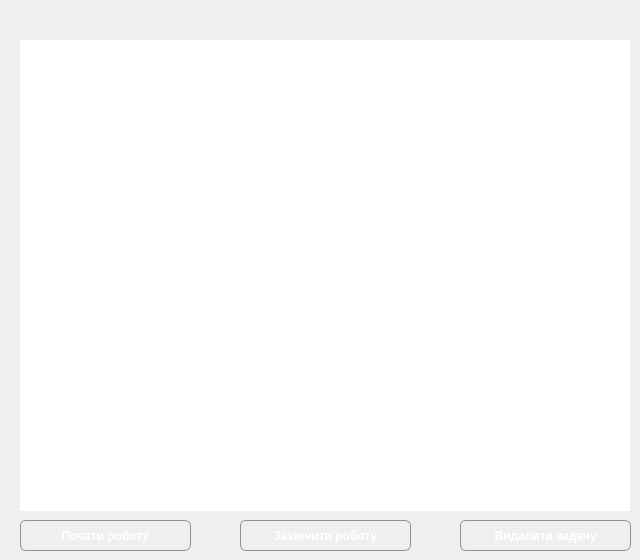
    <widget class="QWidget" name="tab">
     <attribute name="title">
      <string>Задачі</string>
     </attribute>
     <widget class="QTableWidget" name="tableTasks">
      <property name="geometry">
       <rect>
        <x>20</x>
        <y>40</y>
        <width>610</width>
        <height>471</height>
       </rect>
      </property>
      <property name="styleSheet">
       <string notr="true">QHeaderView::section {
    background-color: #ff911c;
    padding: 4px;
    font-size: 9pt;
color: #ffffff;
    border-style: none;
    border-bottom: 1px solid #ffffff;
    border-right: 1px solid #ffffff;
}

QHeaderView::section:horizontal
{
    border-top: 1px solid #ffffff;
}

QHeaderView::section:vertical
{
    border-left: 1px solid #ffffff;
}
QTableWidget {
    gridline-color: #ffffff;
color: #000000;
}
QTableWidget QTableCornerButton::section {
    border: 1px solid #ffffff;
}
QTableWidget::item{ 
    background-color: #ffebb0; 
}
QTableWidget::item:selected{
 background-color: #ffd65e;
 }</string>
      </property>
      <property name="frameShape">
       <enum>QFrame::NoFrame</enum>
      </property>
      <property name="horizontalScrollBarPolicy">
       <enum>Qt::ScrollBarAlwaysOff</enum>
      </property>
      <property name="selectionBehavior">
       <enum>QAbstractItemView::SelectRows</enum>
      </property>
     </widget>
     <widget class="QPushButton" name="buttonBeginDo">
      <property name="geometry">
       <rect>
        <x>20</x>
        <y>520</y>
        <width>171</width>
        <height>31</height>
       </rect>
      </property>
      <property name="cursor">
       <cursorShape>PointingHandCursor</cursorShape>
      </property>
      <property name="styleSheet">
       <string notr="true">QPushButton {
     color: #ffffff;
     font-weight: bold;
     border: 1px solid #8f8f91;
     border-radius: 6px;
     background-color: qlineargradient(x1: 0, y1: 0, x2: 0, y2: 1,
                                       stop: 0 #ffebb0, stop: 1  #58b500);
     min-width: 80px;
 }

 QPushButton:pressed {
     background-color: qlineargradient(x1: 0, y1: 0, x2: 0, y2: 1,
                                       stop: 0  #58b500, stop: 1 #ffebb0);
 }

 QPushButton:flat {
     border: none; /* для плоской кнопки границы нет */
 }

 QPushButton:default {
     border-color: navy; /* делаем кнопку по умолчанию выпуклой */
 }


</string>
      </property>
      <property name="text">
       <string>Почати роботу</string>
      </property>
     </widget>
     <widget class="QPushButton" name="buttonEndDo">
      <property name="geometry">
       <rect>
        <x>240</x>
        <y>520</y>
        <width>171</width>
        <height>31</height>
       </rect>
      </property>
      <property name="cursor">
       <cursorShape>PointingHandCursor</cursorShape>
      </property>
      <property name="styleSheet">
       <string notr="true">QPushButton {
     color: #ffffff;
     font-weight: bold;
     border: 1px solid #8f8f91;
     border-radius: 6px;
     background-color: qlineargradient(x1: 0, y1: 0, x2: 0, y2: 1,
                                       stop: 0 #ffebb0, stop: 1  #ff911c);
     min-width: 80px;
 }

 QPushButton:pressed {
     background-color: qlineargradient(x1: 0, y1: 0, x2: 0, y2: 1,
                                       stop: 0  #ff911c, stop: 1 #ffebb0);
 }

 QPushButton:flat {
     border: none; /* для плоской кнопки границы нет */
 }

 QPushButton:default {
     border-color: navy; /* делаем кнопку по умолчанию выпуклой */
 }


</string>
      </property>
      <property name="text">
       <string>Закінчити роботу</string>
      </property>
     </widget>
     <widget class="QPushButton" name="buttonRemove">
      <property name="geometry">
       <rect>
        <x>460</x>
        <y>520</y>
        <width>171</width>
        <height>31</height>
       </rect>
      </property>
      <property name="cursor">
       <cursorShape>PointingHandCursor</cursorShape>
      </property>
      <property name="styleSheet">
       <string notr="true">QPushButton {
     color: #ffffff;
     font-weight: bold;
     border: 1px solid #8f8f91;
     border-radius: 6px;
     background-color: qlineargradient(x1: 0, y1: 0, x2: 0, y2: 1,
                                       stop: 0 #ffebb0, stop: 1  #fc5a03);
     min-width: 80px;
 }

 QPushButton:pressed {
     background-color: qlineargradient(x1: 0, y1: 0, x2: 0, y2: 1,
                                       stop: 0  #fc5a03, stop: 1 #ffebb0);
 }

 QPushButton:flat {
     border: none; /* для плоской кнопки границы нет */
 }

 QPushButton:default {
     border-color: navy; /* делаем кнопку по умолчанию выпуклой */
 }


</string>
      </property>
      <property name="text">
       <string>Видалити задачу</string>
      </property>
     </widget>
    </widget>
